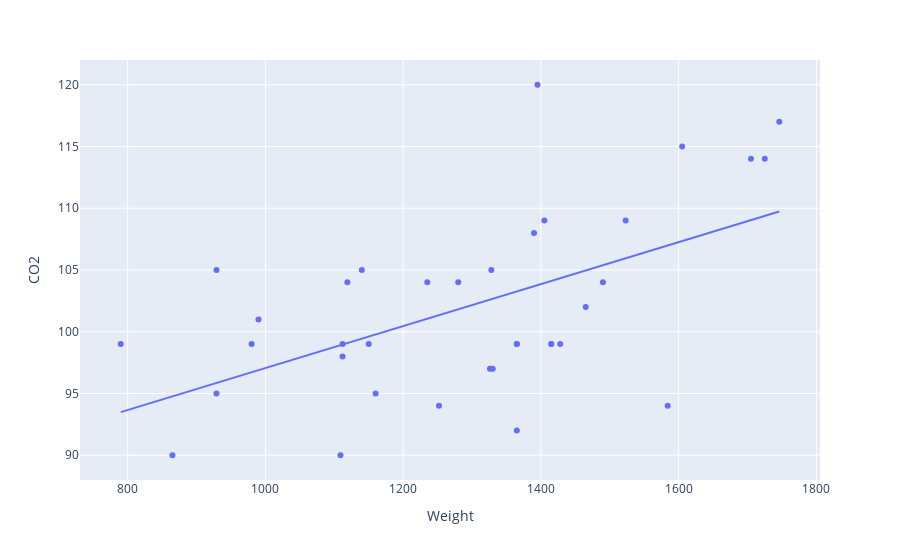

The notebook cell this image was saved under:
### Code cell
data = pd.read_csv("Cars.csv")
data.dropna()
print(data.head())
figure = px.scatter(data_frame = data, x="Weight",                     
                     y="CO2", trendline="ols")

figure.show()

### Figure 1 — Plotly figure (JSON) as saved in the notebook; plotly's stock layout.template omitted (floating-point values rounded to 4 significant figures)
{"data": [{"hovertemplate": "Weight=%{x}<br>CO2=%{y}<extra></extra>", "legendgroup": "", "marker": {"color": "#636efa", "symbol": "circle"}, "mode": "markers", "name": "", "orientation": "v", "showlegend": false, "type": "scatter", "x": [790, 1160, 929, 865, 1140, 929, 1109, 1365, 1112, 1150, 980, 990, 1112, 1252, 1326, 1330, 1365, 1280, 1119, 1328, 1584, 1428, 1365, 1415, 1415, 1465, 1490, 1725, 1523, 1705, 1605, 1746, 1235, 1390, 1405, 1395], "xaxis": "x", "y": [99, 95, 95, 90, 105, 105, 90, 92, 98, 99, 99, 101, 99, 94, 97, 97, 99, 104, 104, 105, 94, 99, 99, 99, 99, 102, 104, 114, 109, 114, 115, 117, 104, 108, 109, 120], "yaxis": "y"}, {"hovertemplate": "<b>OLS trendline</b><br>CO2 = 0.0169997 * Weight + 80.0594<br>R<sup>2</sup>=0.304870<br><br>Weight=%{x}<br>CO2=%{y} <b>(trend)</b><extra></extra>", "legendgroup": "", "marker": {"color": "#636efa", "symbol": "circle"}, "mode": "lines", "name": "", "showlegend": false, "type": "scatter", "x": [790, 865, 929, 929, 980, 990, 1109, 1112, 1112, 1119, 1140, 1150, 1160, 1235, 1252, 1280, 1326, 1328, 1330, 1365, 1365, 1365, 1390, 1395, 1405, 1415, 1415, 1428, 1465, 1490, 1523, 1584, 1605, 1705, 1725, 1746], "xaxis": "x", "y": [93.49, 94.76, 95.85, 95.85, 96.72, 96.89, 98.91, 98.96, 98.96, 99.08, 99.44, 99.61, 99.78, 101.1, 101.3, 101.8, 102.6, 102.6, 102.7, 103.3, 103.3, 103.3, 103.7, 103.8, 103.9, 104.1, 104.1, 104.3, 105.0, 105.4, 105.9, 107.0, 107.3, 109.0, 109.4, 109.7], "yaxis": "y"}], "layout": {"legend": {"tracegroupgap": 0}, "margin": {"t": 60}, "xaxis": {"anchor": "y", "domain": [0, 1], "title": {"text": "Weight"}}, "yaxis": {"anchor": "x", "domain": [0, 1], "title": {"text": "CO2"}}}}
